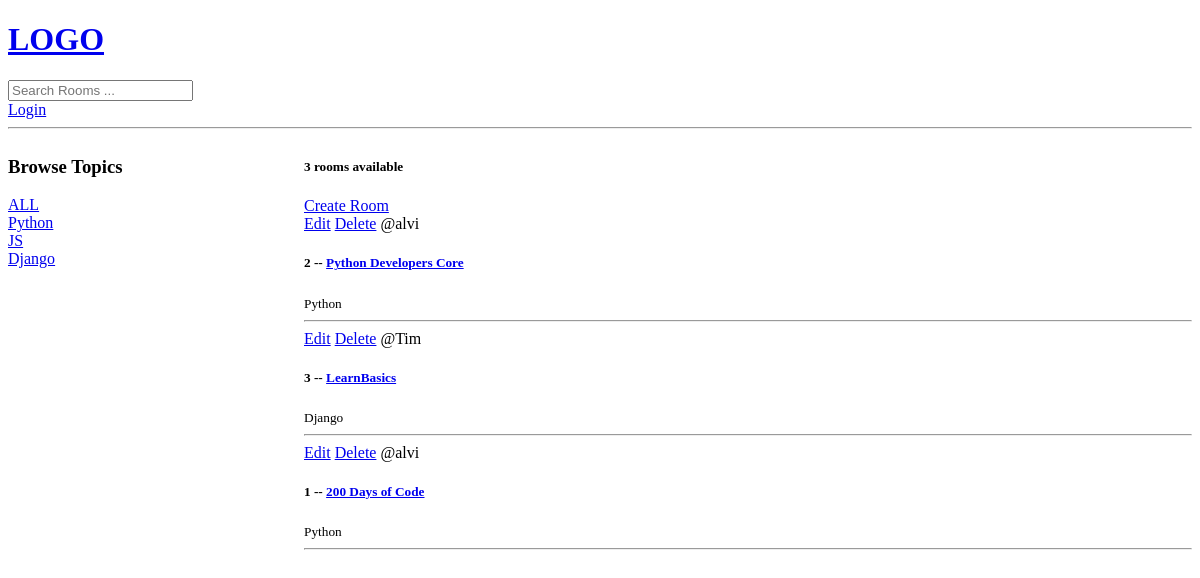
/, run on an earlier commit of the app's database.
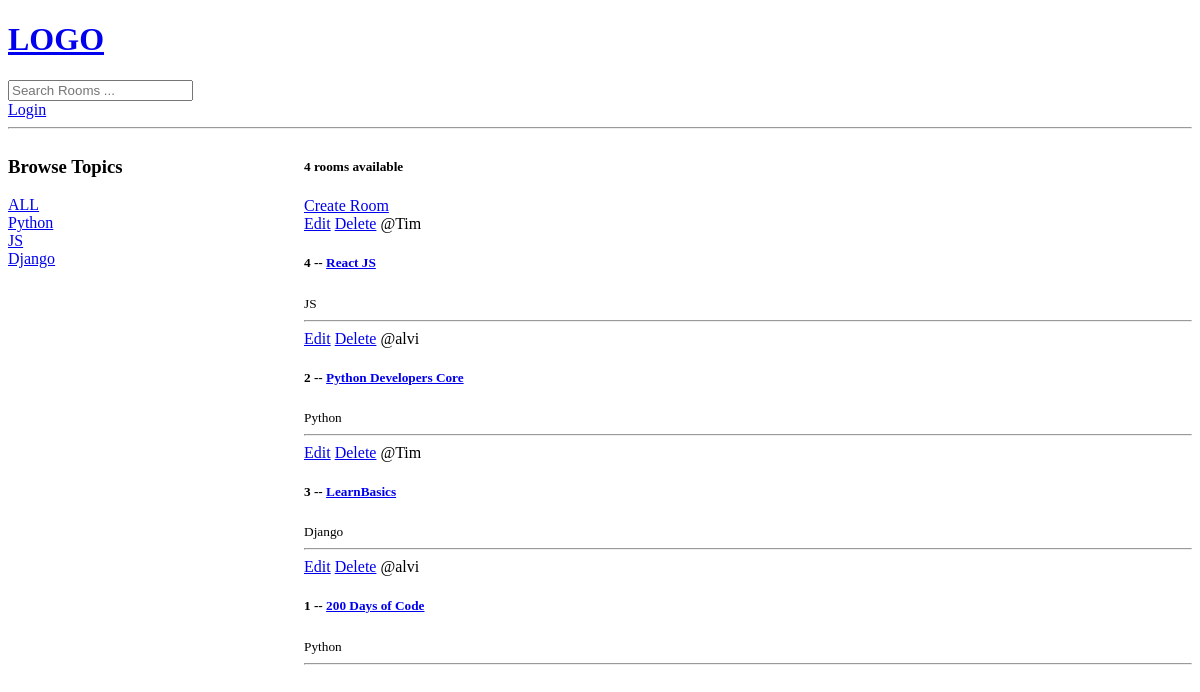
And on a later commit of the database.
### base/models.py (models this page shows, shortened)
class Topic(models.Model):
    name = models.CharField(max_length = 200)

class Room(models.Model):
    host =  models.ForeignKey(User,on_delete = models.SET_NULL,null=True)
    topic = models.ForeignKey(Topic,on_delete = models.SET_NULL,null=True)# allowing empty values in DB
    name = models.CharField(max_length=200)
    description = models.TextField(null = True,blank = True) # Null is for databse having empty, blacnk is for form field
    updated = models.DateTimeField(auto_now=True) # Latest Interaction captured
    created = models.DateTimeField(auto_now_add=True) # First Interaction captured
    class Meta:
        ordering = ['-updated','-created'] # Negative for inverse ordering

### base/views.py (the view)
# urls.py: 2. Add a URL to urlpatterns:  path('', views.home, name='home')
def home(request):
    q = request.GET.get('q')# To retieve the querried parameter
    if not q:
        q=''
    rooms = Room.objects.filter(
        Q(topic__name__icontains=q) |#OR
        Q(name__icontains=q) |
        Q(description__icontains=q)
        )# __ Query to the Parent
    room_count = rooms.count()# Method to retrieve value based on fiter and its faster than len
    topics = Topic.objects.all()# To retrieve the topics
    context = {'rooms' : rooms,
               'topics': topics,
               'room_count':room_count,
                }
    return render(request,'base/home.html',context) # Passing dictionary key value pair

### base/templates/base/home.html (shortened to what this page needs)
{% extends "main.html" %}
{% block content %}
<div class="home-container">
<div>
    <h3>Browse Topics</h3>
    <div>
        <a href = "{% url 'home' %}">ALL</a>
    </div>
    {% for topic in topics %}
        <div>
            <a href = "{% url 'home' %}?q={{topic.name}}">{{topic.name}}</a>
        </div>
    {% endfor %}
</div>
<div>
    <h5>{{room_count}} rooms available</h5>
    <a href="{% url 'create-room' %}">Create Room</a>
    <div>
    {% for room in rooms %}
        <div>
            <a href="{% url 'update-room' room.id %}">Edit</a>
            <a href="{% url 'delete-room' room.id %}">Delete</a>
                <span>@{{room.host.username}}</span>
                <br>
                <h5>{{room.id}} -- <a href="{% url 'room' room.id %}">{{room.name}}</a></h5>
                <small>{{room.topic.name}}</small>
                <hr>
        </div>
    {% endfor %}
    </div>
</div>
</div>
{% endblock %}

What changed in the data, as far as the page shows it:
added Room: host.username "Tim", id "4", name "React JS", topic.name "JS"
Also different on the page:
{{ room_count }}: "3" → "4"
